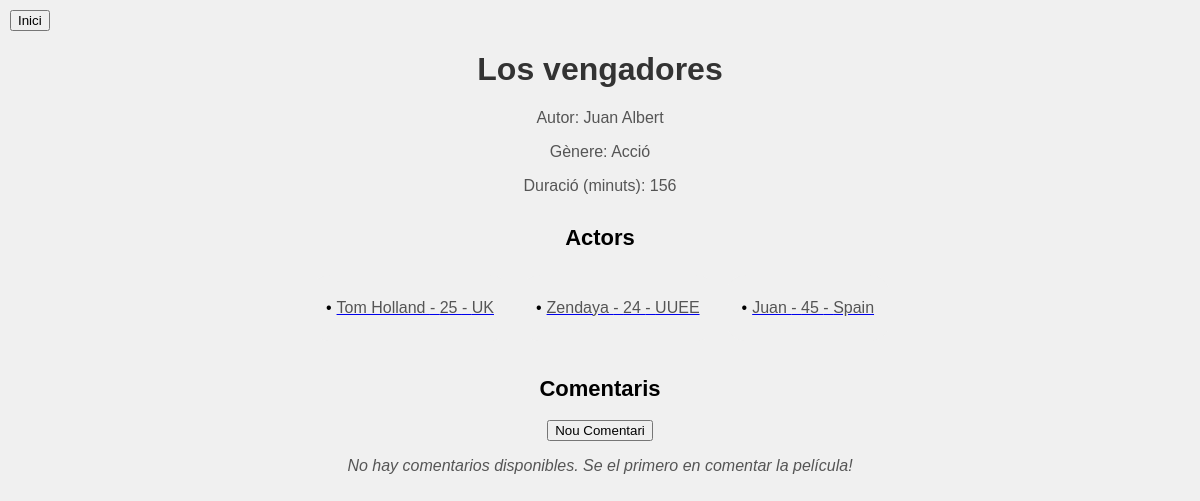
/film/5/, run on the app's committed database.
### films/models.py (models this page shows, shortened)
class Film(models.Model):
    title = models.CharField(max_length=100)
    author = models.CharField(max_length=100)
    genre = models.CharField(max_length=100, blank=True, null=True)
    duration = models.IntegerField()
    actors = models.ManyToManyField(Actor, related_name='films')

class Actor(models.Model):
    name = models.CharField(max_length=100)
    age = models.PositiveIntegerField()
    country = models.CharField(max_length=100)

### films/views.py (the view)
# urls.py: path('film/<int:pk>/', book_detail, name='book_detail'),
def book_detail(request, pk):
    book = get_object_or_404(Film, pk=pk)
    return render(request, 'detail_film.html', {'book': book})

### templates/detail_film.html
{% load static %}
<link rel="stylesheet" type="text/css" href="{% static 'detail_film.css' %}">
<a href="{% url 'book_list' %}"><button>Inici</button></a>
<h1>{{ book.title }}</h1>
<p>Autor: {{ book.author }}</p>
<p>Gènere: {{ book.genre }}</p>
<p>Duració (minuts): {{ book.duration }}</p>
<h2>Actors</h2>
<div id="actor-container">
  {% if book.actors.all %}
    {% for actor in book.actors.all %}
      <div class="actor-item">
        <a href="{% url 'actor_detail' pk=actor.pk%}">
          <p>{{ actor.name }} - {{ actor.age }} - {{ actor.country }}</p>
        </a>
      </div>
    {% endfor %}
  {% else %}
    <p><em>No hay actores disponibles.</em></p>
  {% endif %}
</div>
<h2>Comentaris</h2>
<div class="button-container">
    <a href="{% url 'review_create' pk=book.pk %}">
        <button>Nou Comentari</button>
    </a>
</div>
{% if book.review_set.all %}
  {% for review in book.review_set.all %}
    <p> <b>{{review.user.username|capfirst}} </b>: {{ review.content }} <b>{{ review.rating }}/5</b></p>
  {% endfor %}
{% else %}
  <p><em>No hay comentarios disponibles. Se el primero en comentar la película!</em></p>
{% endif %}

### static/detail_film.css (style rules this page uses)
h1 { text-align: center; margin-top: 20px; color: #333; }
p { text-align: center; color: #555; }
h2 { text-align: center; margin-top: 30px; font-size: 22px; }
.button-container { display: flex; justify-content: center; }
#actor-container { display: flex; flex-wrap: wrap; justify-content: center; margin-top: 10px; margin-bottom: 10px; }
.actor-item { background-color: #f0f0f0; padding: 8px 16px; border-radius: 20px; margin: 5px; display: flex; align-items: center; }
.actor-item:before { content: "•"; margin-right: 5px; }

### data on the page
Film: title "Los vengadores", author "Juan Albert", genre "Acció", duration "156"
Actor: name "Tom Holland", age "25", country "UK"
Actor: name "Zendaya", age "24", country "UUEE"
Actor: name "Juan", age "45", country "Spain"
